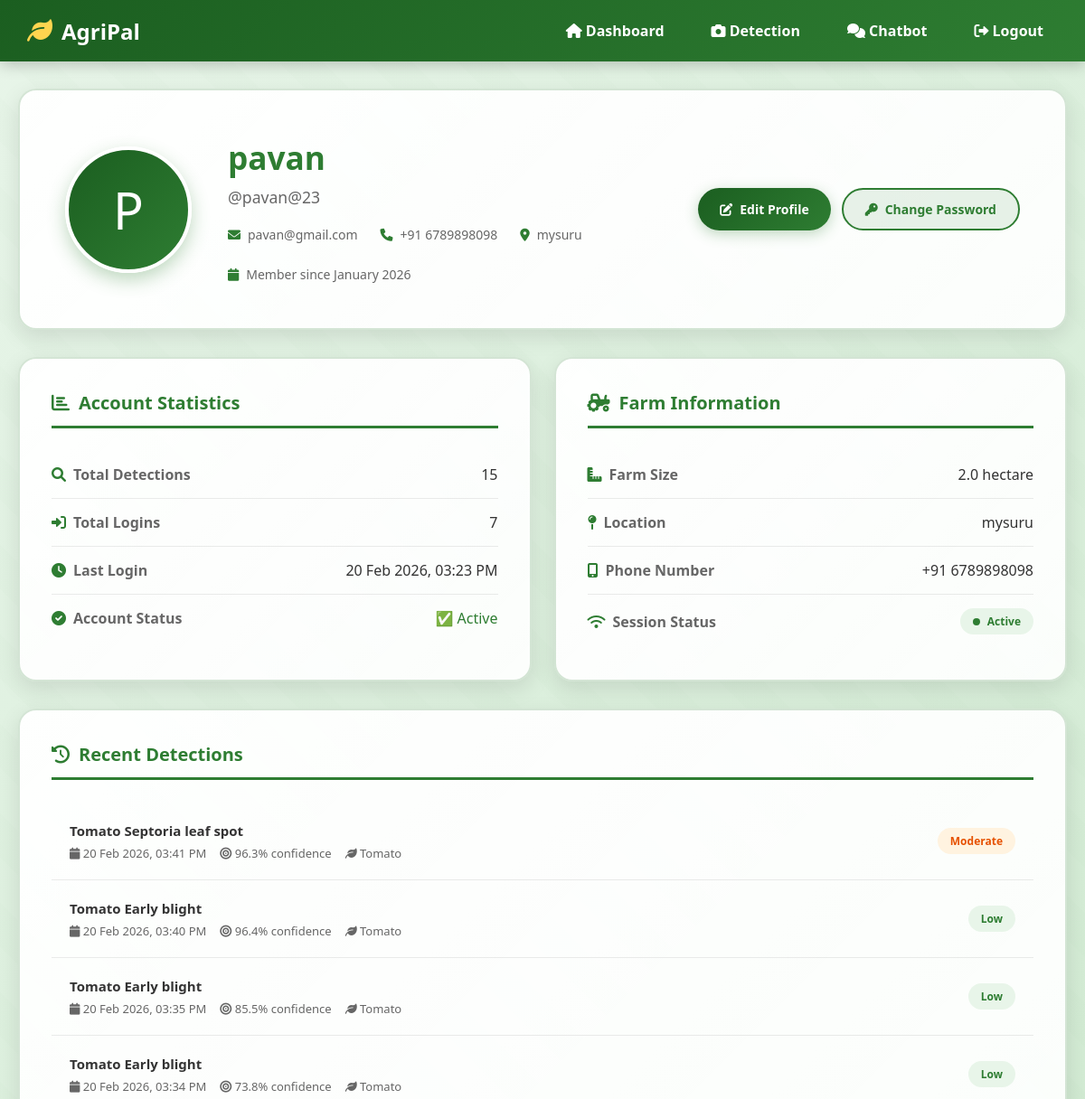
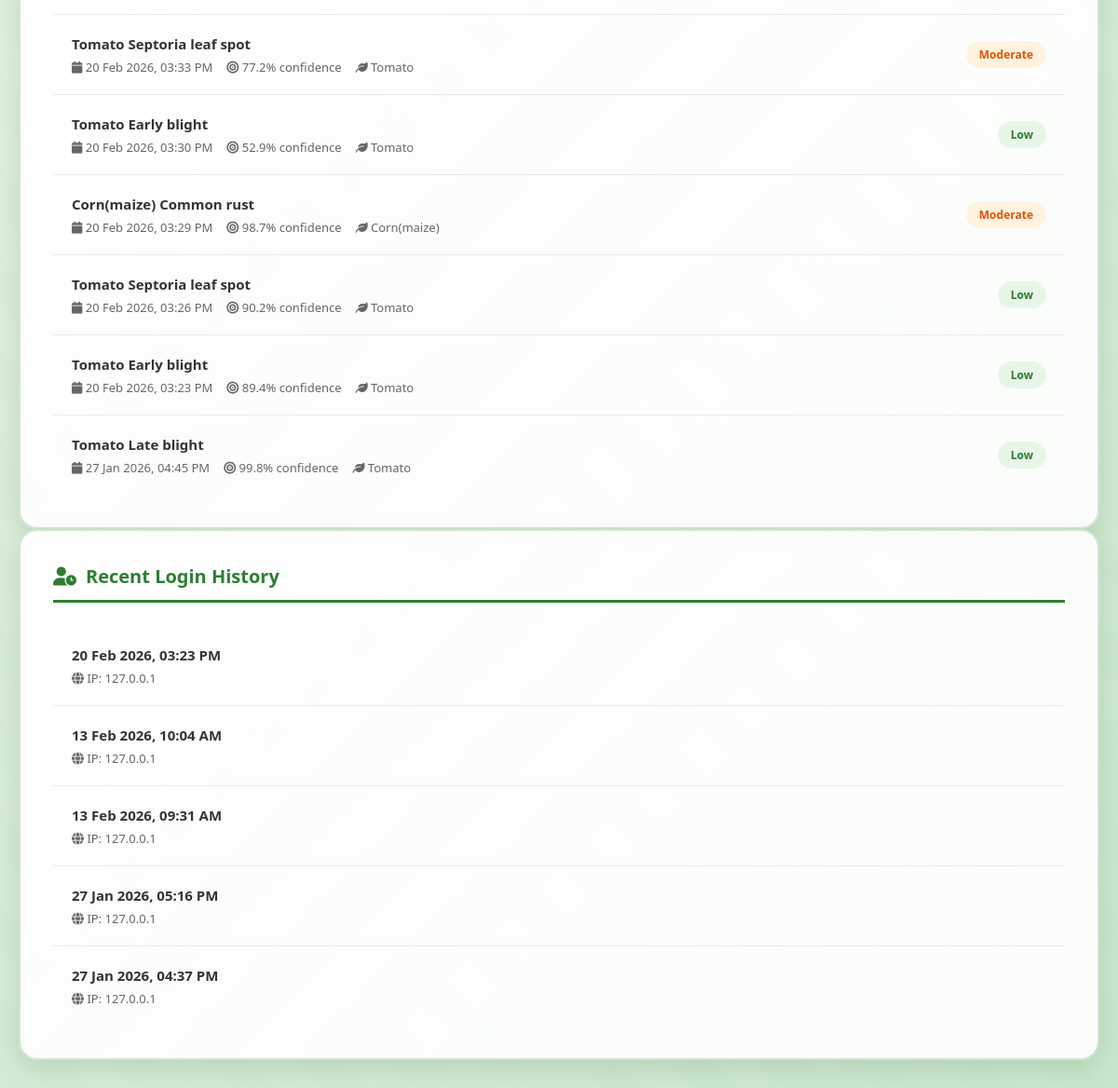
Page /auth/profile (signed in) on the committed database (2 pictures, top to bottom).
### model.py (models this page shows, shortened)
class User(UserMixin, db.Model):
    __tablename__ = 'users'
    id = db.Column(db.Integer, primary_key=True)
    username = db.Column(db.String(80), unique=True, nullable=False, index=True)
    email = db.Column(db.String(120), unique=True, nullable=False, index=True)
    password_hash = db.Column(db.String(256), nullable=False)
    full_name = db.Column(db.String(120))
    phone = db.Column(db.String(20))
    location = db.Column(db.String(200))
    farm_size = db.Column(db.Float)
    farm_size_unit = db.Column(db.String(20), default='hectare')
    created_at = db.Column(db.DateTime, default=datetime.utcnow)
    last_login = db.Column(db.DateTime)
    is_active = db.Column(db.Boolean, default=True)
    login_count = db.Column(db.Integer, default=0)
    login_history = db.relationship('LoginHistory', backref='user', lazy='dynamic', cascade='all, delete-orphan')
    disease_detections = db.relationship('DiseaseDetection', backref='user', lazy='dynamic', cascade='all, delete-orphan')

class DiseaseDetection(db.Model):
    __tablename__ = 'disease_detections'
    id = db.Column(db.Integer, primary_key=True)
    user_id = db.Column(db.Integer, db.ForeignKey('users.id'), nullable=False)
    detected_disease = db.Column(db.String(200), nullable=False)
    confidence = db.Column(db.Float)
    severity = db.Column(db.String(50))
    plant_type = db.Column(db.String(100))
    image_filename = db.Column(db.String(256))
    gradcam_filename = db.Column(db.String(256))
    farm_area = db.Column(db.Float)
    farm_area_unit = db.Column(db.String(20))
    farm_location = db.Column(db.String(200))
    total_leaves_analyzed = db.Column(db.Integer)
    unique_diseases_count = db.Column(db.Integer)
    is_multi_disease = db.Column(db.Boolean, default=False)
    treatment_type = db.Column(db.String(50))  # 'chemical', 'organic', or 'both'
    chemical_dosage = db.Column(db.Float)
    organic_dosage = db.Column(db.Float)
    detection_time = db.Column(db.DateTime, default=datetime.utcnow)
    notes = db.Column(db.Text)

class LoginHistory(db.Model):
    __tablename__ = 'login_history'
    id = db.Column(db.Integer, primary_key=True)
    user_id = db.Column(db.Integer, db.ForeignKey('users.id'), nullable=False)
    login_time = db.Column(db.DateTime, default=datetime.utcnow)
    ip_address = db.Column(db.String(45))
    user_agent = db.Column(db.String(256))
    location = db.Column(db.String(200))

### routes/auth.py (the view)
@auth_bp.route('/profile')
@login_required
def profile():
    total_detections = DiseaseDetection.query.filter_by(user_id=current_user.id).count()
    recent_detections = DiseaseDetection.query.filter_by(user_id=current_user.id)\
        .order_by(DiseaseDetection.detection_time.desc()).limit(10).all()
    recent_logins = LoginHistory.query.filter_by(user_id=current_user.id)\
        .order_by(LoginHistory.login_time.desc()).limit(5).all()
    session_info = {
        'session_start': session.get('session_start'),
        'server_start': session.get('server_start'),
        'is_valid': 'session_start' in session
    }
    return render_template('auth/profile.html',
        total_detections=total_detections,
        recent_detections=recent_detections,
        recent_logins=recent_logins,
        session_info=session_info
    )

### app2.py (called while the page is built, shortened)
@login_manager.user_loader
def load_user(user_id):
    return User.query.get(int(user_id))

@app.before_request
def validate_session():
    if request.endpoint and (
        request.endpoint.startswith('static') or
        request.endpoint.startswith('auth.') or
        request.endpoint == 'index' or
        request.endpoint == 'health_check' or
        request.endpoint == 'api_info'
    ):
        return

### templates/auth/profile.html (shortened to what this page needs)
<!DOCTYPE html>
<html lang="en">
<head>
    <link href="https://cdnjs.cloudflare.com/ajax/libs/font-awesome/6.0.0-beta3/css/all.min.css" rel="stylesheet">
</head>
<body>
    <div class="background-layer"></div>
    <div class="background-pattern"></div>
    <div class="content-wrapper">
        <nav class="navbar">
            <a href="{{ url_for('dashboard') }}" class="navbar-brand">
                <i class="fas fa-leaf"></i> AgriPal
            </a>
            <div class="navbar-links">
                <a href="{{ url_for('dashboard') }}"><i class="fas fa-home"></i> Dashboard</a>
                <a href="{{ url_for('detection_tool') }}"><i class="fas fa-camera"></i> Detection</a>
                <a href="{{ url_for('chatbot_page') }}"><i class="fas fa-comments"></i> Chatbot</a>
                <a href="{{ url_for('auth.logout') }}"><i class="fas fa-sign-out-alt"></i> Logout</a>
            </div>
        </nav>
        <div class="container">
            <div class="profile-header">
                <div class="profile-avatar">
                    {{ current_user.full_name[0].upper() if current_user.full_name else current_user.username[0].upper() }}
                </div>
                <div class="profile-info">
                    <h1>{{ current_user.full_name or current_user.username }}</h1>
                    <p style="color: #666; font-size: 1.1rem;">@{{ current_user.username }}</p>
                    <div class="profile-meta">
                        <span><i class="fas fa-envelope"></i> {{ current_user.email }}</span>
                        {% if current_user.phone %}
                        <span><i class="fas fa-phone"></i> +91 {{ current_user.phone }}</span>
                        {% endif %}
                        {% if current_user.location %}
                        <span><i class="fas fa-map-marker-alt"></i> {{ current_user.location }}</span>
                        {% endif %}
                        <span><i class="fas fa-calendar"></i> Member since {{ current_user.created_at.strftime('%B %Y') }}</span>
                    </div>
                </div>
                <div class="profile-actions">
                    <a href="{{ url_for('auth.edit_profile') }}" class="btn btn-primary">
                        <i class="fas fa-edit"></i> Edit Profile
                    </a>
                    <a href="{{ url_for('auth.change_password') }}" class="btn btn-secondary">
                        <i class="fas fa-key"></i> Change Password
                    </a>
                </div>
            </div>
            <div class="profile-grid">
                <div class="profile-card">
                    <h2 class="card-title">
                        <i class="fas fa-chart-bar"></i> Account Statistics
                    </h2>
                    <div class="info-row">
                        <span class="info-label"><i class="fas fa-search"></i> Total Detections</span>
                        <span class="info-value">{{ total_detections }}</span>
                    </div>
                    <div class="info-row">
                        <span class="info-label"><i class="fas fa-sign-in-alt"></i> Total Logins</span>
                        <span class="info-value">{{ current_user.login_count }}</span>
                    </div>
                    <div class="info-row">
                        <span class="info-label"><i class="fas fa-clock"></i> Last Login</span>
                        <span class="info-value">
                            {% if current_user.last_login %}
                                {{ current_user.last_login.strftime('%d %b %Y, %I:%M %p') }}
                            {% else %}
                                First login
                            {% endif %}
                        </span>
                    </div>
                    <div class="info-row">
                        <span class="info-label"><i class="fas fa-check-circle"></i> Account Status</span>
                        <span class="info-value">
                            {% if current_user.is_active %}
                                <span style="color: #2e7d32;">✅ Active</span>
                            {% else %}
                                <span style="color: #c62828;">❌ Inactive</span>
                            {% endif %}
                        </span>
                    </div>
                </div>
                <div class="profile-card">
                    <h2 class="card-title">
                        <i class="fas fa-tractor"></i> Farm Information
                    </h2>
                    <div class="info-row">
                        <span class="info-label"><i class="fas fa-ruler-combined"></i> Farm Size</span>
                        <span class="info-value">
                            {% if current_user.farm_size %}
                                {{ current_user.farm_size }} {{ current_user.farm_size_unit }}
                            {% else %}
                                Not set
                            {% endif %}
                        </span>
                    </div>
                    <div class="info-row">
                        <span class="info-label"><i class="fas fa-map-pin"></i> Location</span>
                        <span class="info-value">{{ current_user.location or 'Not set' }}</span>
                    </div>
                    <div class="info-row">
                        <span class="info-label"><i class="fas fa-mobile-alt"></i> Phone Number</span>
                        <span class="info-value">
                            {% if current_user.phone %}
                                +91 {{ current_user.phone }}
                            {% else %}
                                Not set
                            {% endif %}
                        </span>
                    </div>
                    <div class="info-row">
                        <span class="info-label"><i class="fas fa-wifi"></i> Session Status</span>
                        <span class="info-value">
                            {% if session_info.is_valid %}
                                <span class="session-status session-active">
                                    <span class="session-indicator"></span>
                                    Active
                                </span>
                            {% else %}
                                <span class="session-status session-invalid">
                                    <span class="session-indicator"></span>
                                    Invalid
                                </span>
                            {% endif %}
                        </span>
                    </div>
                </div>
            </div>
            <div class="profile-card" style="animation-delay: 0.3s;">
                <h2 class="card-title">
                    <i class="fas fa-history"></i> Recent Detections
                </h2>
                {% if recent_detections %}
                    <ul class="activity-list">
                        {% for detection in recent_detections %}
                        <li class="activity-item">
                            <div class="activity-info">
                                <strong>{{ detection.detected_disease.replace('_', ' ') }}</strong>
                                <div class="activity-time">
                                    <span><i class="fas fa-calendar"></i> {{ detection.detection_time.strftime('%d %b %Y, %I:%M %p') }}</span>
                                    <span><i class="fas fa-bullseye"></i> {{ "%.1f"|format(detection.confidence) }}% confidence</span>
                                    {% if detection.plant_type %}
                                    <span><i class="fas fa-leaf"></i> {{ detection.plant_type }}</span>
                                    {% endif %}
                                </div>
                            </div>
                            <span class="badge badge-{{ detection.severity.lower() if detection.severity else 'low' }}">
                                {{ detection.severity or 'Unknown' }}
                            </span>
                        </li>
                        {% endfor %}
                    </ul>
                {% else %}
                    <div class="empty-state">
                        <i class="fas fa-seedling"></i>
                        <p style="font-size: 1.1rem;">No detections yet. Start by uploading a plant image!</p>
                    </div>
                {% endif %}
            </div>
            <div class="profile-card" style="animation-delay: 0.4s;">
                <h2 class="card-title">
                    <i class="fas fa-user-clock"></i> Recent Login History
                </h2>
                {% if recent_logins %}
                    <ul class="activity-list">
                        {% for login in recent_logins %}
                        <li class="activity-item">
                            <div class="activity-info">
                                <strong>{{ login.login_time.strftime('%d %b %Y, %I:%M %p') }}</strong>
                                <div class="activity-time">
                                    <span><i class="fas fa-globe"></i> IP: {{ login.ip_address }}</span>
                                </div>
                            </div>
                        </li>
                        {% endfor %}
                    </ul>
                {% else %}
                    <div class="empty-state">
                        <i class="fas fa-history"></i>
                        <p style="font-size: 1.1rem;">No login history available.</p>
                    </div>
                {% endif %}
            </div>
        </div>
    </div>
</body>
</html>

### rows in the picture
User: full_name "P", full_name "pavan", username "pavan@23", email "pavan@gmail.com", phone "6789898098", location "mysuru", created_at "January 2026", login_count "7", last_login "20 Feb 2026, 03:23 PM", farm_size "2.0", farm_size_unit "hectare"
DiseaseDetection: detected_disease.replace "Tomato Septoria leaf spot", detection_time "20 Feb 2026, 03:41 PM", confidence "96.3", plant_type "Tomato", severity "Moderate"
DiseaseDetection: detected_disease.replace "Tomato Early blight", detection_time "20 Feb 2026, 03:40 PM", confidence "96.4", plant_type "Tomato", severity "Low"
DiseaseDetection: detected_disease.replace "Tomato Early blight", detection_time "20 Feb 2026, 03:35 PM", confidence "85.5", plant_type "Tomato", severity "Low"
DiseaseDetection: detected_disease.replace "Tomato Early blight", detection_time "20 Feb 2026, 03:34 PM", confidence "73.8", plant_type "Tomato", severity "Low"
DiseaseDetection: detected_disease.replace "Tomato Septoria leaf spot", detection_time "20 Feb 2026, 03:33 PM", confidence "77.2", plant_type "Tomato", severity "Moderate"
DiseaseDetection: detected_disease.replace "Tomato Early blight", detection_time "20 Feb 2026, 03:30 PM", confidence "52.9", plant_type "Tomato", severity "Low"
DiseaseDetection: detected_disease.replace "Corn(maize) Common rust", detection_time "20 Feb 2026, 03:29 PM", confidence "98.7", plant_type "Corn(maize)", severity "Moderate"
DiseaseDetection: detected_disease.replace "Tomato Septoria leaf spot", detection_time "20 Feb 2026, 03:26 PM", confidence "90.2", plant_type "Tomato", severity "Low"
DiseaseDetection: detected_disease.replace "Tomato Early blight", detection_time "20 Feb 2026, 03:23 PM", confidence "89.4", plant_type "Tomato", severity "Low"
DiseaseDetection: detected_disease.replace "Tomato Late blight", detection_time "27 Jan 2026, 04:45 PM", confidence "99.8", plant_type "Tomato", severity "Low"
LoginHistory: login_time "20 Feb 2026, 03:23 PM", ip_address "127.0.0.1"
LoginHistory: login_time "13 Feb 2026, 10:04 AM", ip_address "127.0.0.1"
LoginHistory: login_time "13 Feb 2026, 09:31 AM", ip_address "127.0.0.1"
LoginHistory: login_time "27 Jan 2026, 05:16 PM", ip_address "127.0.0.1"
LoginHistory: login_time "27 Jan 2026, 04:37 PM", ip_address "127.0.0.1"

### other values in the picture
{{ total_detections }} "15"
